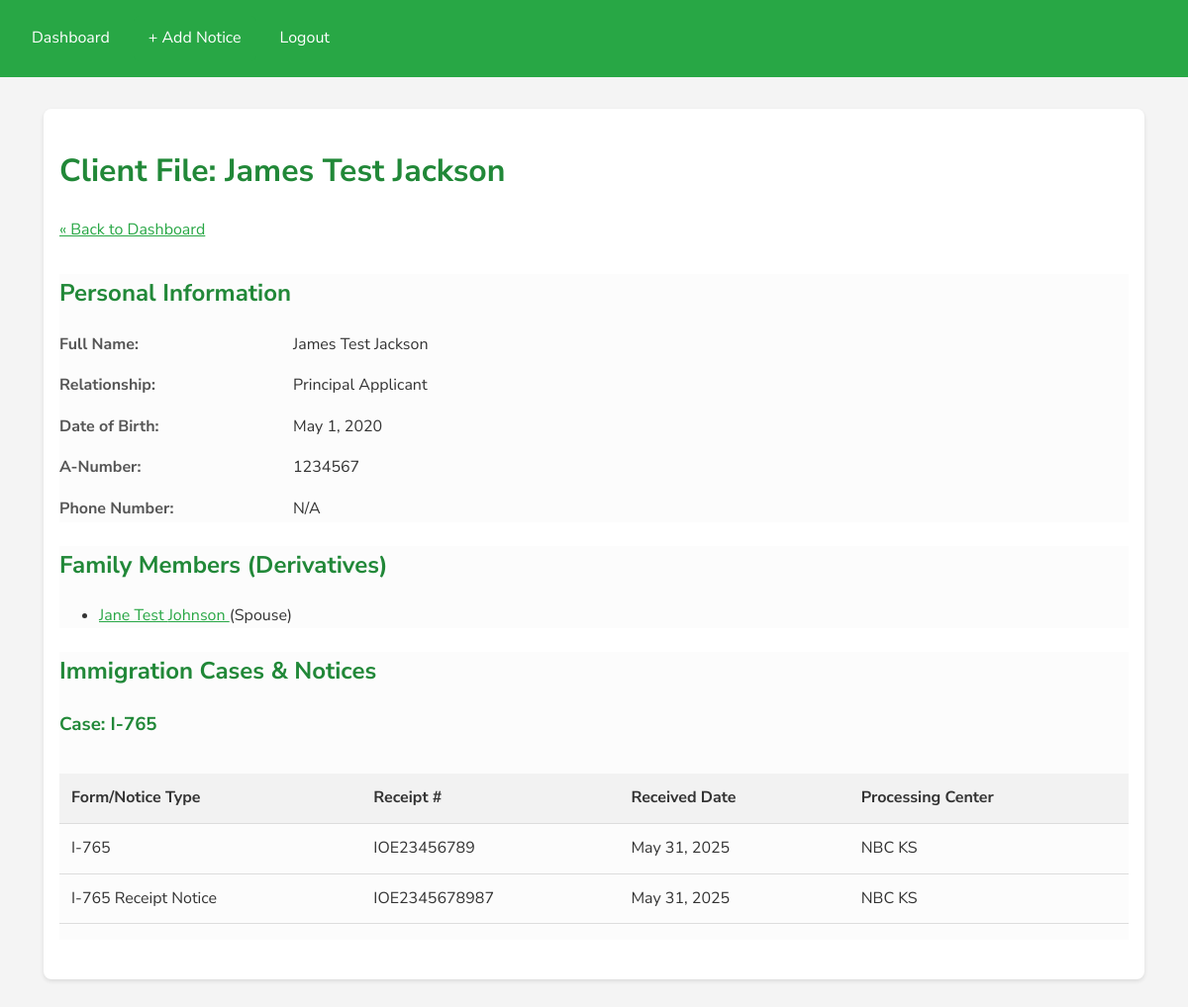
Page /client/2/ (signed in) on the committed database.
### clients/models.py (models this page shows, shortened)
class Client(models.Model):
    RELATIONSHIP_CHOICES = [
        ('PRINCIPAL', 'Principal Applicant'),
        ('SPOUSE', 'Spouse'),
        ('CHILD', 'Child'),
        ('PARENT', 'Parent'),    # ADDED
        ('SIBLING', 'Sibling'),  # ADDED
    ]
    principal_applicant = models.ForeignKey(
        'self',
        on_delete=models.SET_NULL, # Prevents deleting family if a principal is deleted
        null=True,
        blank=True,
        related_name='derivatives'
    )
    relationship_type = models.CharField(max_length=20, choices=RELATIONSHIP_CHOICES, default='PRINCIPAL')
    first_name = models.CharField(max_length=100)
    last_name = models.CharField(max_length=100)
    alien_number = models.CharField(max_length=20, blank=True, unique=True, null=True, help_text="A-Number (if available)")
    date_of_birth = models.DateField(help_text="Format: YYYY-MM-DD")

class ImmigrationCase(models.Model):
    client = models.ForeignKey(Client, on_delete=models.CASCADE, related_name='cases')
    case_name = models.CharField(max_length=200, help_text="e.g., 'I-485 Application - 2025' or 'Asylum Case'")
    date_opened = models.DateField(default=timezone.now)

class Notice(models.Model):
    case = models.ForeignKey(ImmigrationCase, on_delete=models.CASCADE, related_name='notices')
    entry_date = models.DateField(default=timezone.now, help_text="The date you are entering this information.")
    form_type = models.CharField(max_length=50, help_text="e.g., I-485, I-765, Account Access Notice")
    i765_category = models.CharField(max_length=10, blank=True, help_text="e.g., C11, C5. Only for I-765 forms.")
    receipt_number = models.CharField(max_length=50, blank=True)
    received_date = models.DateField(blank=True, null=True, help_text="The 'Received Date' on the notice from USCIS.")
    processing_center = models.CharField(max_length=100, blank=True, help_text="e.g., California Service Center")

### clients/views.py (the view)
# urls.py: path('client/<int:client_id>/', views.client_detail, name='client_detail'),
@login_required
def client_detail(request, client_id):
    client = get_object_or_404(Client, id=client_id)
    return render(request, 'clients/client_detail.html', {'client': client})

### clients/templates/clients/client_detail.html (shortened to what this page needs)
{% extends "clients/base.html" %}
{% block content %}
    <h1>Client File: {{ client.first_name }} {{ client.last_name }}</h1>
    <div style="margin-bottom: 2rem;">
        <a href="{% url 'dashboard' %}">&laquo; Back to Dashboard</a>
    </div>
    <div class="section">
        <h2>Personal Information</h2>
        <dl class="detail-grid">
            <dt>Full Name:</dt> <dd>{{ client.first_name }} {{ client.last_name }}</dd>
            <dt>Relationship:</dt> <dd>{{ client.get_relationship_type_display }}</dd>
            <dt>Date of Birth:</dt> <dd>{{ client.date_of_birth }}</dd>
            <dt>A-Number:</dt> <dd>{{ client.alien_number|default:"N/A" }}</dd>
            <dt>Phone Number:</dt> <dd>{{ client.phone_number|default:"N/A" }}</dd>
        </dl>
    </div>
    {% if client.relationship_type == 'PRINCIPAL' and client.derivatives.all %}
    <div class="section">
        <h2>Family Members (Derivatives)</h2>
        <ul>
            {% for member in client.derivatives.all %}
                <li>
                    <a href="{% url 'client_detail' member.id %}">
                        {{ member.first_name }} {{ member.last_name }}
                    </a> ({{ member.get_relationship_type_display }})
                </li>
            {% endfor %}
        </ul>
    </div>
    {% endif %}
    <div class="section">
        <h2>Immigration Cases &amp; Notices</h2>
        {% for case in client.cases.all %}
            <h3>Case: {{ case.case_name }}</h3>
            <div class="table-container">
                <table>
                    <thead>
                        <tr>
                            <th>Form/Notice Type</th>
                            <th>Receipt #</th>
                            <th>Received Date</th>
                            <th>Processing Center</th>
                        </tr>
                    </thead>
                    <tbody>
                    {% for notice in case.notices.all %}
                        <tr>
                            <td>{{ notice.form_type }}</td>
                            <td>{{ notice.receipt_number|default:"N/A" }}</td>
                            <td>{{ notice.received_date|default:"N/A" }}</td>
                            <td>{{ notice.processing_center|default:"N/A" }}</td>
                        </tr>
                    {% empty %}
                        <tr><td colspan="4">No notices or receipts found for this case.</td></tr>
                    {% endfor %}
                    </tbody>
                </table>
            </div>
        {% empty %}
            <p>No immigration cases found for this client.</p>
        {% endfor %}
    </div>
{% endblock %}

### clients/templates/clients/base.html (shortened to what this page needs)
{% load static %}
<!DOCTYPE html>
<html lang="en">
<head>
</head>
<body>
    <nav class="navbar">
        <div class="nav-links">
            {% if user.is_authenticated %}
                <a href="{% url 'dashboard' %}">Dashboard</a>
                <a href="{% url 'add_notice' %}" class="button">+ Add Notice</a>
                <form action="{% url 'logout' %}" method="post" style="display: inline;">
                    <button type="submit" class="logout-button">Logout</button>
                </form>
            {% else %}
                <a href="{% url 'login' %}">Login</a>
            {% endif %}
        </div>
    </nav>
    <main class="container">
        {% block content %}{% endblock %}
    </main>
</body>
</html>

### clients/templates/clients/base.html (style rules this page uses)
:root { --primary-green: #28a745; --dark-green: #218838; --light-gray: #f4f4f4; --text-color: #333; --white: #ffffff; }
body { font-family: 'Nunito Sans', sans-serif; margin: 0; background-color: var(--light-gray); color: var(--text-color); line-height: 1.6; }
.navbar { background-color: var(--primary-green); padding: 1rem 2rem; display: flex; justify-content: space-between; align-items: center; flex-wrap: wrap; gap: 1rem; }
.navbar .nav-links { display: flex; align-items: center; gap: 1.5rem; }
.navbar .nav-links a { color: var(--white); text-decoration: none; }
.container { width: 90%; max-width: 1100px; margin: 2rem auto; padding: 1rem; background-color: var(--white); border-radius: 8px; box-shadow: 0 2px 4px rgba(0,0,0,0.1); }
.table-container { overflow-x: auto; }
table { width: 100%; border-collapse: collapse; margin: 1rem 0; }
th, td { padding: 12px; text-align: left; border-bottom: 1px solid #ddd; }
thead tr { background-color: #f2f2f2; }
h1, h2, h3 { color: var(--dark-green); }
a { color: var(--primary-green); }
button, .button { background-color: var(--primary-green); color: white; padding: 10px 15px; border: none; border-radius: 5px; cursor: pointer; text-decoration: none; display: inline-block; }
.logout-button { background: none; border: none; padding: 0; color: white; text-decoration: none; cursor: pointer; font-family: 'Nunito Sans', sans-serif; font-size: 1rem; }

### clients/templates/clients/client_detail.html (style rules this page uses)
.section { margin-bottom: 1.5rem; background-color: #fcfcfc; }
.detail-grid { display: grid; grid-template-columns: 180px 1fr; gap: 1em; }
.detail-grid dt { font-weight: bold; color: #555; }

### rows in the picture
Client: first_name "James Test", last_name "Jackson", relationship_type "Principal Applicant", date_of_birth "May 1, 2020", alien_number "1234567"
Client: first_name "Jane Test", last_name "Johnson", relationship_type "Spouse"
ImmigrationCase: case_name "I-765"
Notice: form_type "I-765", receipt_number "IOE23456789", received_date "May 31, 2025", processing_center "NBC KS"
Notice: form_type "I-765 Receipt Notice", receipt_number "IOE2345678987", received_date "May 31, 2025", processing_center "NBC KS"

### other values in the picture
{{ client.phone_number|default:"N/A" }} "N/A"
